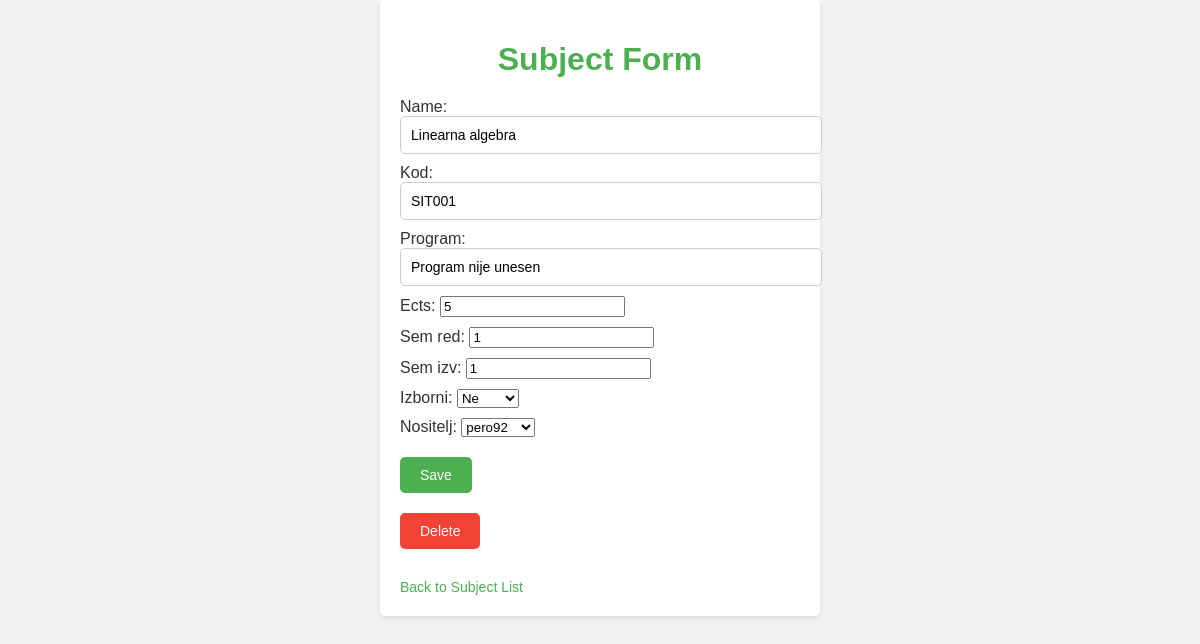
Screenshot of /edit_subject/1/ (signed in) with the database file from the repository.
### app1/models.py (models this page shows)
class Predmeti(models.Model):
    IZBORNI_CHOICES = (
        ('True', 'Da'),
        ('False', 'Ne'),
    )
    name = models.CharField(max_length=50)
    kod = models.CharField(max_length=50)
    program = models.CharField(max_length=50)
    ects = models.IntegerField()
    sem_red = models.IntegerField()
    sem_izv = models.IntegerField()
    izborni = models.CharField(max_length=50, choices=IZBORNI_CHOICES)
    nositelj = models.ForeignKey(
        Professor,
        on_delete=models.CASCADE,
        limit_choices_to={'role__name': 'PROFESSOR'},
        default=None,
        null=True,
        blank=True
    )

### app1/views.py (the view)
# urls.py: path('edit_subject/<int:subject_id>/', edit_subject, name='edit_subject'),
@admin_required
def edit_subject(request, subject_id):
    subject = get_object_or_404(Predmeti, id=subject_id)
    if request.method == 'POST':
        if 'delete' in request.POST:
            subject.delete()
            return redirect('list_subjects')
        else:
            form = SubjectForm(request.POST, instance=subject)
            if form.is_valid():
                form.save()
                return redirect('list_subjects')
    else:
        form = SubjectForm(instance=subject)
    context = {
        'form': form,
        'subject': subject,
    }
    return render(request, 'edit_subject.html', context)

### app1/forms.py
class SubjectForm(forms.ModelForm):
    ects = forms.IntegerField(validators=[MinValueValidator(1), MaxValueValidator(10)])
    sem_red = forms.IntegerField(validators=[MinValueValidator(1), MaxValueValidator(10)])
    sem_izv = forms.IntegerField(validators=[MinValueValidator(1), MaxValueValidator(10)])
    def __init__(self, *args, **kwargs):
        super().__init__(*args, **kwargs)
        self.fields['nositelj'].queryset = Professor.objects.exclude(role__name__in=['STUDENT', 'ADMIN'])
    class Meta:
        model = Predmeti
        fields = '__all__'

### app1/models.py (called while the page is built)
    def __str__(self):
        return self.username

### app1/views.py (called while the page is built)
def admin_required(function):
    decorator = user_passes_test(lambda u: u.is_active and u.is_superuser, login_url='login')
    return decorator(function)

### app1/templates/edit_subject.html (shortened to what this page needs)
<!DOCTYPE html>
<html>
<head>
</head>
<body>
    <div class="container">
        <h1>Subject Form</h1>
        <form method="POST">
            {{ form.as_p }}
            <button type="submit">Save</button>
            <button type="submit" name="delete">Delete</button>
        </form>
        <a href="{% url 'list_subjects' %}">Back to Subject List</a>
    </div>
</body>
</html>

### app1/templates/edit_subject.html (style rules this page uses)
body { font-family: Arial, sans-serif; background-color: #f2f2f2; color: #333; margin: 0; padding: 0; }
.container { width: 400px; margin: 0 auto; padding: 20px; background-color: #fff; box-shadow: 0 2px 4px rgba(0, 0, 0, 0.1); border-radius: 5px; }
h1 { text-align: center; margin-bottom: 20px; color: #4CAF50; }
form { margin-bottom: 20px; }
form p { margin: 10px 0; }
form input[type="text"], form textarea { width: 100%; padding: 10px; border: 1px solid #ccc; border-radius: 5px; font-size: 14px; }
form button { display: block; margin-top: 20px; padding: 10px 20px; background-color: #4CAF50; color: #fff; border: none; border-radius: 5px; font-size: 14px; cursor: pointer; transition: background-color 0.3s ease; }
form button[type="submit"][name="delete"] { background-color: #f44336; }
a { display: inline-block; margin-top: 10px; color: #4CAF50; text-decoration: none; font-size: 14px; transition: color 0.3s ease; }

### rows the page displays
Predmeti: name "Linearna algebra", kod "SIT001", program "Program nije unesen", ects "5", sem_red "1", sem_izv "1", izborni "Ne", nositelj "pero92"
